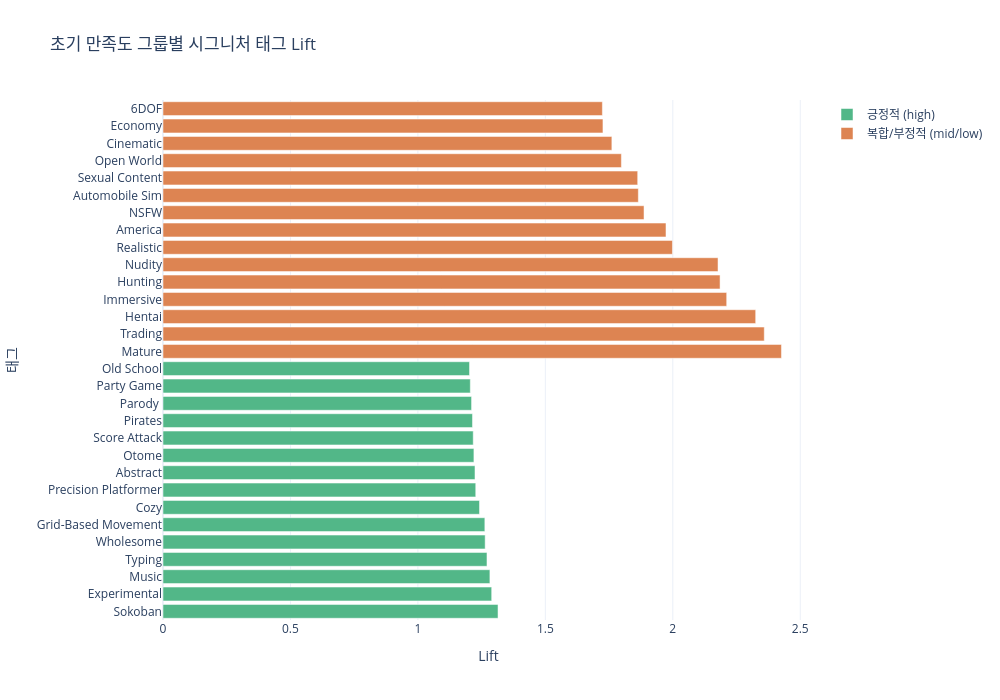

The cell this chart's notebook holds for it:
### Markdown cell above
## 4. 태그 기반 긍정/부정 요인 특이도(Lift) 분석

초기 반응을 얻은 게임들은 `steam_indie_tags.csv`에 태그 데이터가 존재한다. 
'긍정적' 그룹에서 과대표현되는 태그(성공적인 기획 요소)와 '복합적/부정적' 그룹에서 과대표현되는 태그(실망을 유발하기 쉬운 기획 요소)를 추출한다.

### Code cell
GENERAL_TAGS = set(TARGET_GENRES + ['Indie', 'Singleplayer', 'Multiplayer', '2D', '3D'])

def calculate_tag_lift(df, target_level, min_games=30):
    df_exploded = df[['appid', 'satisfaction_level', 'tag_list']].explode('tag_list').dropna(subset=['tag_list']).copy()
    overall_target_ratio = (df['satisfaction_level'] == target_level).mean()

    tag_stats = df_exploded.groupby('tag_list').agg(
        total_games=('appid', 'count'),
        target_games=('satisfaction_level', lambda s: (s == target_level).sum()),
    )
    tag_stats['target_ratio'] = tag_stats['target_games'] / tag_stats['total_games']
    tag_stats['lift'] = tag_stats['target_ratio'] / overall_target_ratio
    tag_stats = tag_stats[(tag_stats['total_games'] >= min_games) & (~tag_stats.index.isin(GENERAL_TAGS))]
    return tag_stats.sort_values(['lift', 'total_games'], ascending=[False, False])

top_positive_tags = calculate_tag_lift(df_init, '긍정적 (high)').head(15).reset_index().rename(columns={'tag_list': 'tag'})
top_negative_tags = calculate_tag_lift(df_init, '복합/부정적 (mid/low)').head(15).reset_index().rename(columns={'tag_list': 'tag'})

display(top_positive_tags[['tag', 'total_games', 'target_ratio', 'lift']].round(3))
display(top_negative_tags[['tag', 'total_games', 'target_ratio', 'lift']].round(3))

fig = go.Figure()
fig.add_trace(go.Bar(
    x=top_positive_tags['lift'],
    y=top_positive_tags['tag'],
    name='긍정적 (high)',
    orientation='h',
    marker_color='#52b788',
    customdata=top_positive_tags[['total_games', 'target_ratio']].values,
    hovertemplate='태그=%{y}<br>Lift=%{x:.2f}<br>게임 수=%{customdata[0]:,}<br>긍정적 비율=%{customdata[1]:.1%}<extra></extra>',
))
fig.add_trace(go.Bar(
    x=top_negative_tags['lift'],
    y=top_negative_tags['tag'],
    name='복합/부정적 (mid/low)',
    orientation='h',
    marker_color='#DD8452',
    customdata=top_negative_tags[['total_games', 'target_ratio']].values,
    hovertemplate='태그=%{y}<br>Lift=%{x:.2f}<br>게임 수=%{customdata[0]:,}<br>복합/부정적 비율=%{customdata[1]:.1%}<extra></extra>',
))
fig.update_layout(
    template='plotly_white',
    width=1000,
    height=700,
    barmode='group',
    title='초기 만족도 그룹별 시그니처 태그 Lift',
    xaxis_title='Lift',
    yaxis_title='태그',
)
fig.show()

### Figure 1 — Plotly figure (JSON) as saved in the notebook; plotly's stock layout.template omitted (floating-point values rounded to 4 significant figures)
{"data": [{"customdata": [[70.0, 0.9429], [40.0, 0.925], [50.0, 0.92], [34.0, 0.9118], [75.0, 0.9067], [138.0, 0.9058], [119.0, 0.8908], [292.0, 0.8801], [205.0, 0.878], [40.0, 0.875], [260.0, 0.8731], [31.0, 0.871], [76.0, 0.8684], [37.0, 0.8649], [364.0, 0.8626]], "hovertemplate": "태그=%{y}<br>Lift=%{x:.2f}<br>게임 수=%{customdata[0]:,}<br>긍정적 비율=%{customdata[1]:.1%}<extra></extra>", "marker": {"color": "#52b788"}, "name": "긍정적 (high)", "orientation": "h", "type": "bar", "x": [1.314, 1.289, 1.282, 1.271, 1.264, 1.263, 1.242, 1.227, 1.224, 1.22, 1.217, 1.214, 1.211, 1.206, 1.202], "y": ["Sokoban", "Experimental", "Music", "Typing", "Wholesome", "Grid-Based Movement", "Cozy", "Precision Platformer", "Abstract", "Otome", "Score Attack", "Pirates", "Parody ", "Party Game", "Old School"]}, {"customdata": [[35.0, 0.6857], [36.0, 0.6667], [35.0, 0.6571], [40.0, 0.625], [34.0, 0.6176], [52.0, 0.6154], [586.0, 0.5648], [52.0, 0.5577], [30.0, 0.5333], [74.0, 0.527], [76.0, 0.5263], [303.0, 0.5083], [215.0, 0.4977], [123.0, 0.4878], [39.0, 0.4872]], "hovertemplate": "태그=%{y}<br>Lift=%{x:.2f}<br>게임 수=%{customdata[0]:,}<br>복합/부정적 비율=%{customdata[1]:.1%}<extra></extra>", "marker": {"color": "#DD8452"}, "name": "복합/부정적 (mid/low)", "orientation": "h", "type": "bar", "x": [2.426, 2.359, 2.325, 2.211, 2.185, 2.177, 1.999, 1.973, 1.887, 1.865, 1.862, 1.798, 1.761, 1.726, 1.724], "y": ["Mature", "Trading", "Hentai", "Immersive", "Hunting", "Nudity", "Realistic", "America", "NSFW", "Automobile Sim", "Sexual Content", "Open World", "Cinematic", "Economy", "6DOF"]}], "layout": {"barmode": "group", "height": 700, "title": {"text": "초기 만족도 그룹별 시그니처 태그 Lift"}, "width": 1000, "xaxis": {"title": {"text": "Lift"}}, "yaxis": {"title": {"text": "태그"}}}}
